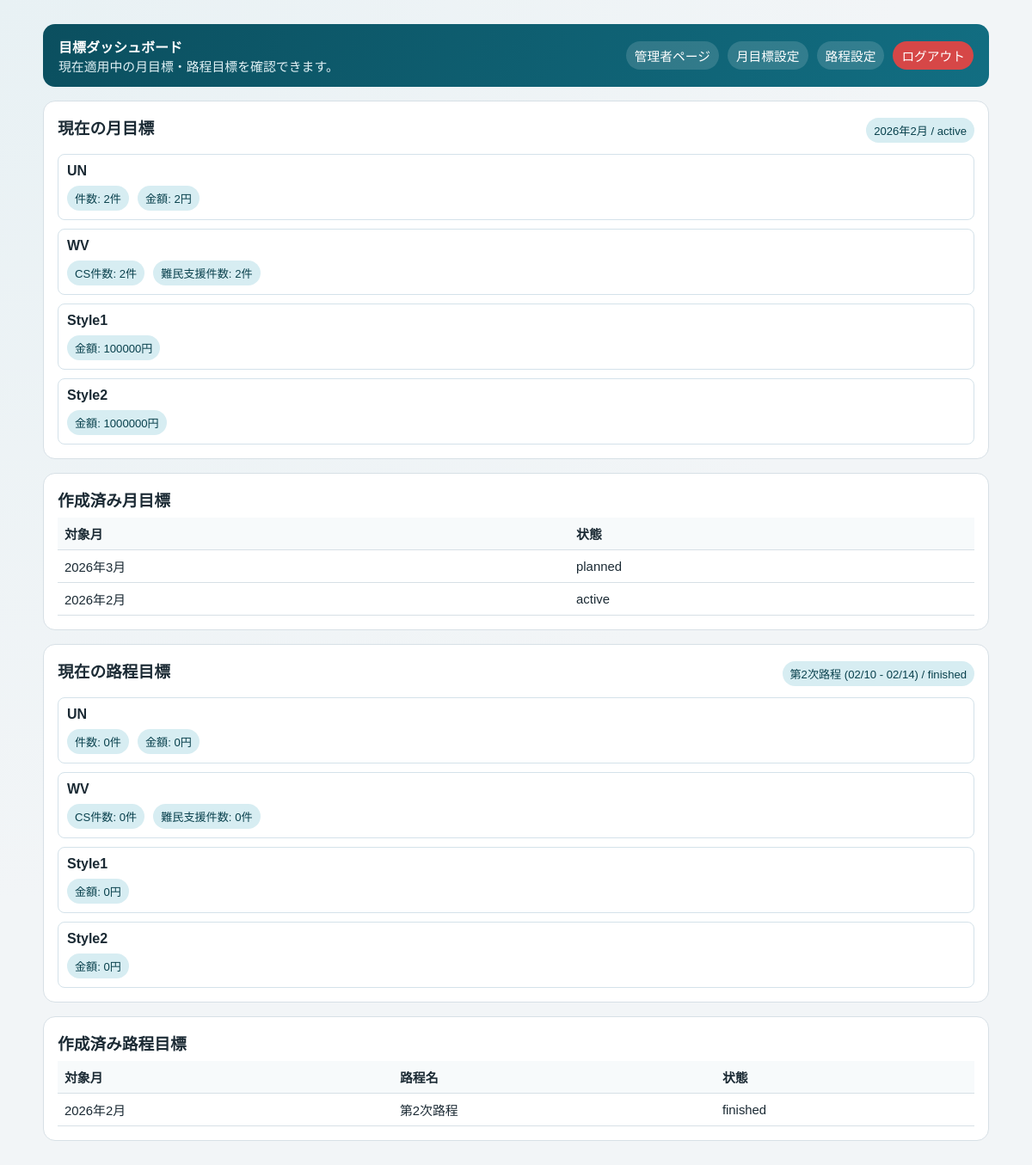
Screenshot of /targets/ with the database file from the repository.
### apps/targets/models.py (models this page shows, shortened)
class TargetMetric(models.Model):
    department = models.ForeignKey(
        Department,
        on_delete=models.CASCADE,
        related_name="target_metrics",
    )
    code = models.CharField(max_length=32)
    label = models.CharField(max_length=64)
    unit = models.CharField(max_length=16, blank=True)
    display_order = models.PositiveIntegerField(default=1)
    is_active = models.BooleanField(default=True)
    created_at = models.DateTimeField(auto_now_add=True)
    updated_at = models.DateTimeField(auto_now=True)
    class Meta:
        ordering = ["department__code", "display_order", "id"]
        unique_together = ("department", "code")

class Period(models.Model):
    month = models.DateField()
    name = models.CharField(max_length=64)
    status = models.CharField(max_length=16, choices=TARGET_STATUS_CHOICES, default=TARGET_STATUS_PLANNED)
    start_date = models.DateField()
    end_date = models.DateField()
    created_at = models.DateTimeField(auto_now_add=True)
    updated_at = models.DateTimeField(auto_now=True)
    class Meta:
        ordering = ["-month", "start_date", "id"]
        unique_together = ("month", "name")

### apps/targets/views.py (the view)
# urls.py: path("", target_index, name="target_index"),
def target_index(request: HttpRequest) -> HttpResponse:
    configs = _department_configs()
    current_month = _current_month()
    current_period = _current_period()
    return render(
        request,
        "targets/target_dashboard.html",
        {
            "current_month_label": f"{current_month.year}年{current_month.month}月",
            "current_month_status": _month_status(current_month),
            "current_period_label": _period_label(current_period),
            "current_period_status": _period_status(current_period.start_date, current_period.end_date)
            if current_period
            else TARGET_STATUS_PLANNED,
            "month_rows": _build_month_rows(target_month=current_month, configs=configs),
            "period_rows": _build_period_rows(period=current_period, configs=configs),
            "month_history_rows": _month_history_rows(),
            "period_history_rows": _period_history_rows(),
        },
    )

### apps/targets/views.py (called while the page is built)
def _month_value_from_date(value: date) -> str:
    return value.strftime("%Y-%m")

def _department_by_code(*, code: str, label: str) -> Department:
    department = Department.objects.filter(code=code).first()
    if department:
        return department
    return Department.objects.create(code=code, name=label)

def _ensure_default_metrics() -> None:
    for dept_code, dept_label in TARGET_DEPARTMENTS:
        department = _department_by_code(code=dept_code, label=dept_label)
        for order, (metric_code, metric_label, metric_unit) in enumerate(
            DEFAULT_METRICS_BY_DEPT[dept_code],
            start=1,
        ):
            TargetMetric.objects.update_or_create(
                department=department,
                code=metric_code,
                defaults={
                    "label": metric_label,
                    "unit": metric_unit,
                    "display_order": order,
                    "is_active": True,
                },
            )

def _department_configs():
    _ensure_default_metrics()
    configs = []
    for code, label in TARGET_DEPARTMENTS:
        department = _department_by_code(code=code, label=label)
        metrics = list(
            TargetMetric.objects.filter(department=department, is_active=True).order_by("display_order", "id")
        )
        configs.append(
            {
                "code": code,
                "label": label,
                "department": department,
                "metrics": metrics,
            }
        )
    return configs

def _month_status(target_month: date, today: date | None = None) -> str:
    base = today or timezone.localdate()
    current_month = base.replace(day=1)
    if target_month == current_month:
        return TARGET_STATUS_ACTIVE
    if target_month > current_month:
        return TARGET_STATUS_PLANNED
    return TARGET_STATUS_FINISHED

def _period_status(start_date: date, end_date: date, today: date | None = None) -> str:
    base = today or timezone.localdate()
    if start_date <= base <= end_date:
        return TARGET_STATUS_ACTIVE
    if base < start_date:
        return TARGET_STATUS_PLANNED
    return TARGET_STATUS_FINISHED

def _period_label(period: Period | None) -> str:
    if not period:
        return "未設定"
    return f"{period.name} ({period.start_date:%m/%d} - {period.end_date:%m/%d})"

### templates/targets/target_dashboard.html (shortened to what this page needs)
{% extends "base.html" %}
{% block content %}
<div class="container">
  <header class="topbar">
    <div>
      <strong>目標ダッシュボード</strong>
      <div class="muted" style="color: #e1f1f5;">現在適用中の月目標・路程目標を確認できます。</div>
    </div>
    <nav>
      <a href="{% url 'dashboard_index' %}">管理者ページ</a>
      <a href="{% url 'target_month_settings' %}">月目標設定</a>
      <a href="{% url 'target_period_settings' %}">路程設定</a>
      <a href="{% url 'home' %}" class="logout-link">ログアウト</a>
    </nav>
  </header>
  <section class="card" style="margin-top: 16px;">
    <div class="row">
      <h3>現在の月目標</h3>
      <span class="badge">{{ current_month_label }} / {{ current_month_status }}</span>
    </div>
    {% for row in month_rows %}
    <div style="margin-top: 10px; padding: 10px; border: 1px solid #d4e2ea; border-radius: 8px;">
      <strong>{{ row.label }}</strong>
      <div style="display: flex; gap: 10px; flex-wrap: wrap; margin-top: 8px;">
        {% for metric in row.metrics %}
        <span class="badge">{{ metric.label }}: {{ metric.value }}{{ metric.unit }}</span>
        {% endfor %}
      </div>
    </div>
    {% endfor %}
  </section>
  <section class="card" style="margin-top: 16px;">
    <h3>作成済み月目標</h3>
    {% if month_history_rows %}
    <table>
      <thead>
        <tr><th>対象月</th><th>状態</th></tr>
      </thead>
      <tbody>
        {% for row in month_history_rows %}
        <tr>
          <td>{{ row.month_label }}</td>
          <td>{{ row.status }}</td>
        </tr>
        {% endfor %}
      </tbody>
    </table>
    {% else %}
    <p class="muted">月目標はまだありません。</p>
    {% endif %}
  </section>
  <section class="card" style="margin-top: 16px;">
    <div class="row">
      <h3>現在の路程目標</h3>
      <span class="badge">{{ current_period_label }} / {{ current_period_status }}</span>
    </div>
    {% for row in period_rows %}
    <div style="margin-top: 10px; padding: 10px; border: 1px solid #d4e2ea; border-radius: 8px;">
      <strong>{{ row.label }}</strong>
      <div style="display: flex; gap: 10px; flex-wrap: wrap; margin-top: 8px;">
        {% for metric in row.metrics %}
        <span class="badge">{{ metric.label }}: {{ metric.value }}{{ metric.unit }}</span>
        {% endfor %}
      </div>
    </div>
    {% endfor %}
  </section>
  <section class="card" style="margin-top: 16px;">
    <h3>作成済み路程目標</h3>
    {% if period_history_rows %}
    <table>
      <thead>
        <tr><th>対象月</th><th>路程名</th><th>状態</th></tr>
      </thead>
      <tbody>
        {% for row in period_history_rows %}
        <tr>
          <td>{{ row.month_label }}</td>
          <td>{{ row.name }}</td>
          <td>{{ row.status }}</td>
        </tr>
        {% endfor %}
      </tbody>
    </table>
    {% else %}
    <p class="muted">路程目標はまだありません。</p>
    {% endif %}
  </section>
</div>
{% endblock %}

### static/app.css (style rules this page uses)
:root { --bg: #f2f5f7; --card: #ffffff; --ink: #1b2a34; --muted: #5d6f7c; --line: #d7e0e6; --brand: #126e82; --brand-soft: #d7edf2; --ok: #2e8b57; --warn: #d28b1f; }
* { box-sizing: border-box; }
body { margin: 0; font-family: "Hiragino Sans", "Yu Gothic", "Meiryo", sans-serif; background: radial-gradient(circle at top left, #e8f1f4, var(--bg) 58%); color: var(--ink); }
a { color: var(--brand); text-decoration: none; }
.container { width: min(1100px, 92vw); margin: 28px auto; }
.topbar { background: linear-gradient(120deg, #0b4f5f, #126e82); color: #fff; padding: 14px 18px; border-radius: 14px; display: flex; justify-content: space-between; align-items: center; gap: 12px; }
.topbar nav { display: flex; gap: 10px; flex-wrap: wrap; }
.topbar nav a { color: #fff; background: rgba(255, 255, 255, 0.14); padding: 6px 10px; border-radius: 999px; font-size: 0.92rem; }
.logout-link { background: #d64747 !important; }
.card { background: var(--card); border: 1px solid var(--line); border-radius: 14px; padding: 16px; }
.card h2, .card h3 { margin: 0 0 8px; }
.muted { color: var(--muted); font-size: 0.93rem; }
.badge { display: inline-block; padding: 5px 9px; border-radius: 999px; font-size: 0.82rem; background: var(--brand-soft); color: #09414d; }
.row { display: flex; justify-content: space-between; align-items: center; gap: 10px; }
table { width: 100%; border-collapse: collapse; font-size: 0.93rem; }
th, td { text-align: left; border-bottom: 1px solid var(--line); padding: 8px; }
th { background: #f7fafb; }

### rows the page displays
TargetMetric: label "件数", label "件数"
TargetMetric: label "金額", label "金額"
TargetMetric: label "CS件数", label "CS件数"
TargetMetric: label "難民支援件数", label "難民支援件数"
TargetMetric: label "金額", label "金額"
TargetMetric: label "金額", label "金額"
Period: name "第2次路程"

### other values shown
{{ current_month_label }} "2026年2月"
{{ current_month_status }} "active"
{{ row.label }} "UN" "WV" "Style1" "Style2"
{{ metric.value }} "2" "2" "2" "2" "100000" "1000000"
{{ metric.unit }} "件" "円" "件" "件" "円" "円"
{{ row.month_label }} "2026年3月" "2026年2月"
{{ row.status }} "planned" "active"
{{ current_period_label }} "第2次路程 (02/10 - 02/14)"
{{ current_period_status }} "finished"
{{ metric.value }} "0" "0" "0" "0" "0" "0"
{{ row.month_label }} "2026年2月"
{{ row.status }} "finished"
